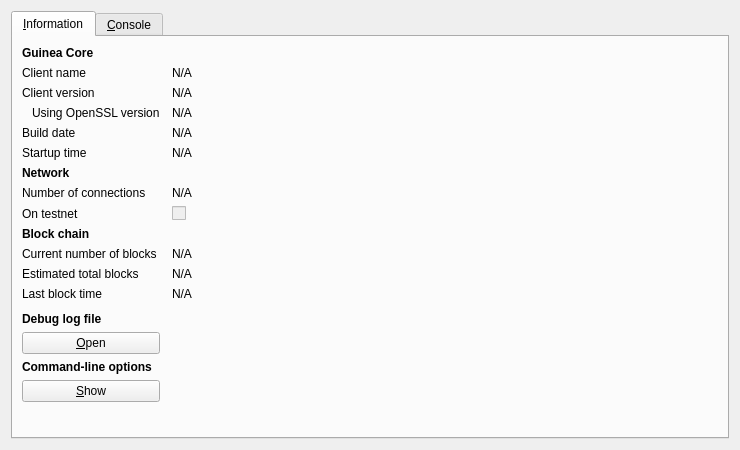
<?xml version="1.0" encoding="UTF-8"?>
<ui version="4.0">
 <class>RPCConsole</class>
 <widget class="QDialog" name="RPCConsole">
  <property name="geometry">
   <rect>
    <x>0</x>
    <y>0</y>
    <width>740</width>
    <height>450</height>
   </rect>
  </property>
  <property name="windowTitle">
   <string>Guinea - Debug window</string>
  </property>
  <layout class="QVBoxLayout" name="verticalLayout_2">
   <item>
    <widget class="QTabWidget" name="tabWidget">
     <property name="currentIndex">
      <number>0</number>
     </property>
     <widget class="QWidget" name="tab_info">
      <attribute name="title">
       <string>&amp;Information</string>
      </attribute>
      <layout class="QGridLayout" name="gridLayout" columnstretch="0,1">
       <property name="horizontalSpacing">
        <number>12</number>
       </property>
       <item row="0" column="0">
        <widget class="QLabel" name="label_9">
         <property name="font">
          <font>
           <weight>75</weight>
           <bold>true</bold>
          </font>
         </property>
         <property name="text">
          <string>Guinea Core</string>
         </property>
        </widget>
       </item>
       <item row="1" column="0">
        <widget class="QLabel" name="label_5">
         <property name="text">
          <string>Client name</string>
         </property>
        </widget>
       </item>
       <item row="1" column="1">
        <widget class="QLabel" name="clientName">
         <property name="cursor">
          <cursorShape>IBeamCursor</cursorShape>
         </property>
         <property name="text">
          <string>N/A</string>
         </property>
         <property name="textFormat">
          <enum>Qt::PlainText</enum>
         </property>
         <property name="textInteractionFlags">
          <set>Qt::LinksAccessibleByMouse|Qt::TextSelectableByKeyboard|Qt::TextSelectableByMouse</set>
         </property>
        </widget>
       </item>
       <item row="2" column="0">
        <widget class="QLabel" name="label_6">
         <property name="text">
          <string>Client version</string>
         </property>
        </widget>
       </item>
       <item row="2" column="1">
        <widget class="QLabel" name="clientVersion">
         <property name="cursor">
          <cursorShape>IBeamCursor</cursorShape>
         </property>
         <property name="text">
          <string>N/A</string>
         </property>
         <property name="textFormat">
          <enum>Qt::PlainText</enum>
         </property>
         <property name="textInteractionFlags">
          <set>Qt::LinksAccessibleByMouse|Qt::TextSelectableByKeyboard|Qt::TextSelectableByMouse</set>
         </property>
        </widget>
       </item>
       <item row="3" column="0">
        <widget class="QLabel" name="label_14">
         <property name="text">
          <string>Using OpenSSL version</string>
         </property>
         <property name="indent">
          <number>10</number>
         </property>
        </widget>
       </item>
       <item row="3" column="1">
        <widget class="QLabel" name="openSSLVersion">
         <property name="cursor">
          <cursorShape>IBeamCursor</cursorShape>
         </property>
         <property name="text">
          <string>N/A</string>
         </property>
         <property name="textFormat">
          <enum>Qt::PlainText</enum>
         </property>
         <property name="textInteractionFlags">
          <set>Qt::LinksAccessibleByMouse|Qt::TextSelectableByKeyboard|Qt::TextSelectableByMouse</set>
         </property>
        </widget>
       </item>
       <item row="4" column="0">
        <widget class="QLabel" name="label_12">
         <property name="text">
          <string>Build date</string>
         </property>
        </widget>
       </item>
       <item row="4" column="1">
        <widget class="QLabel" name="buildDate">
         <property name="cursor">
          <cursorShape>IBeamCursor</cursorShape>
         </property>
         <property name="text">
          <string>N/A</string>
         </property>
         <property name="textFormat">
          <enum>Qt::PlainText</enum>
         </property>
         <property name="textInteractionFlags">
          <set>Qt::LinksAccessibleByMouse|Qt::TextSelectableByKeyboard|Qt::TextSelectableByMouse</set>
         </property>
        </widget>
       </item>
       <item row="5" column="0">
        <widget class="QLabel" name="label_13">
         <property name="text">
          <string>Startup time</string>
         </property>
        </widget>
       </item>
       <item row="5" column="1">
        <widget class="QLabel" name="startupTime">
         <property name="cursor">
          <cursorShape>IBeamCursor</cursorShape>
         </property>
         <property name="text">
          <string>N/A</string>
         </property>
         <property name="textFormat">
          <enum>Qt::PlainText</enum>
         </property>
         <property name="textInteractionFlags">
          <set>Qt::LinksAccessibleByMouse|Qt::TextSelectableByKeyboard|Qt::TextSelectableByMouse</set>
         </property>
        </widget>
       </item>
       <item row="6" column="0">
        <widget class="QLabel" name="label_11">
         <property name="font">
          <font>
           <weight>75</weight>
           <bold>true</bold>
          </font>
         </property>
         <property name="text">
          <string>Network</string>
         </property>
        </widget>
       </item>
       <item row="7" column="0">
        <widget class="QLabel" name="label_7">
         <property name="text">
          <string>Number of connections</string>
         </property>
        </widget>
       </item>
       <item row="7" column="1">
        <widget class="QLabel" name="numberOfConnections">
         <property name="cursor">
          <cursorShape>IBeamCursor</cursorShape>
         </property>
         <property name="text">
          <string>N/A</string>
         </property>
         <property name="textFormat">
          <enum>Qt::PlainText</enum>
         </property>
         <property name="textInteractionFlags">
          <set>Qt::LinksAccessibleByMouse|Qt::TextSelectableByKeyboard|Qt::TextSelectableByMouse</set>
         </property>
        </widget>
       </item>
       <item row="8" column="0">
        <widget class="QLabel" name="label_8">
         <property name="text">
          <string>On testnet</string>
         </property>
        </widget>
       </item>
       <item row="8" column="1">
        <widget class="QCheckBox" name="isTestNet">
         <property name="enabled">
          <bool>false</bool>
         </property>
         <property name="text">
          <string/>
         </property>
        </widget>
       </item>
       <item row="9" column="0">
        <widget class="QLabel" name="label_10">
         <property name="font">
          <font>
           <weight>75</weight>
           <bold>true</bold>
          </font>
         </property>
         <property name="text">
          <string>Block chain</string>
         </property>
        </widget>
       </item>
       <item row="10" column="0">
        <widget class="QLabel" name="label_3">
         <property name="text">
          <string>Current number of blocks</string>
         </property>
        </widget>
       </item>
       <item row="10" column="1">
        <widget class="QLabel" name="numberOfBlocks">
         <property name="cursor">
          <cursorShape>IBeamCursor</cursorShape>
         </property>
         <property name="text">
          <string>N/A</string>
         </property>
         <property name="textFormat">
          <enum>Qt::PlainText</enum>
         </property>
         <property name="textInteractionFlags">
          <set>Qt::LinksAccessibleByMouse|Qt::TextSelectableByKeyboard|Qt::TextSelectableByMouse</set>
         </property>
        </widget>
       </item>
       <item row="11" column="0">
        <widget class="QLabel" name="label_4">
         <property name="text">
          <string>Estimated total blocks</string>
         </property>
        </widget>
       </item>
       <item row="11" column="1">
        <widget class="QLabel" name="totalBlocks">
         <property name="cursor">
          <cursorShape>IBeamCursor</cursorShape>
         </property>
         <property name="text">
          <string>N/A</string>
         </property>
         <property name="textFormat">
          <enum>Qt::PlainText</enum>
         </property>
         <property name="textInteractionFlags">
          <set>Qt::LinksAccessibleByMouse|Qt::TextSelectableByKeyboard|Qt::TextSelectableByMouse</set>
         </property>
        </widget>
       </item>
       <item row="12" column="0">
        <widget class="QLabel" name="label_2">
         <property name="text">
          <string>Last block time</string>
         </property>
        </widget>
       </item>
       <item row="12" column="1">
        <widget class="QLabel" name="lastBlockTime">
         <property name="cursor">
          <cursorShape>IBeamCursor</cursorShape>
         </property>
         <property name="text">
          <string>N/A</string>
         </property>
         <property name="textFormat">
          <enum>Qt::PlainText</enum>
         </property>
         <property name="textInteractionFlags">
          <set>Qt::LinksAccessibleByMouse|Qt::TextSelectableByKeyboard|Qt::TextSelectableByMouse</set>
         </property>
        </widget>
       </item>
       <item row="13" column="0">
        <spacer name="verticalSpacer_2">
         <property name="orientation">
          <enum>Qt::Vertical</enum>
         </property>
         <property name="sizeHint" stdset="0">
          <size>
           <width>20</width>
           <height>20</height>
          </size>
         </property>
        </spacer>
       </item>
       <item row="14" column="0">
        <widget class="QLabel" name="labelDebugLogfile">
         <property name="font">
          <font>
           <weight>75</weight>
           <bold>true</bold>
          </font>
         </property>
         <property name="text">
          <string>Debug log file</string>
         </property>
        </widget>
       </item>
       <item row="15" column="0">
        <widget class="QPushButton" name="openDebugLogfileButton">
         <property name="toolTip">
          <string>Open the Guinea debug log file from the current data directory. This can take a few seconds for large log files.</string>
         </property>
         <property name="text">
          <string>&amp;Open</string>
         </property>
         <property name="autoDefault">
          <bool>false</bool>
         </property>
        </widget>
       </item>
       <item row="16" column="0">
        <widget class="QLabel" name="labelCLOptions">
         <property name="font">
          <font>
           <weight>75</weight>
           <bold>true</bold>
          </font>
         </property>
         <property name="text">
          <string>Command-line options</string>
         </property>
        </widget>
       </item>
       <item row="17" column="0">
        <widget class="QPushButton" name="showCLOptionsButton">
         <property name="toolTip">
          <string>Show the Guinea-Qt help message to get a list with possible Guinea command-line options.</string>
         </property>
         <property name="text">
          <string>&amp;Show</string>
         </property>
         <property name="autoDefault">
          <bool>false</bool>
         </property>
        </widget>
       </item>
       <item row="18" column="0">
        <spacer name="verticalSpacer">
         <property name="orientation">
          <enum>Qt::Vertical</enum>
         </property>
         <property name="sizeHint" stdset="0">
          <size>
           <width>20</width>
           <height>40</height>
          </size>
         </property>
        </spacer>
       </item>
      </layout>
     </widget>
     <widget class="QWidget" name="tab_console">
      <attribute name="title">
       <string>&amp;Console</string>
      </attribute>
      <layout class="QVBoxLayout" name="verticalLayout_3">
       <property name="spacing">
        <number>3</number>
       </property>
       <item>
        <widget class="QTextEdit" name="messagesWidget">
         <property name="minimumSize">
          <size>
           <width>0</width>
           <height>100</height>
          </size>
         </property>
         <property name="readOnly">
          <bool>true</bool>
         </property>
         <property name="tabKeyNavigation" stdset="0">
          <bool>false</bool>
         </property>
         <property name="columnCount" stdset="0">
          <number>2</number>
         </property>
        </widget>
       </item>
       <item>
        <layout class="QHBoxLayout" name="horizontalLayout">
         <property name="spacing">
          <number>3</number>
         </property>
         <item>
          <widget class="QLabel" name="label">
           <property name="text">
            <string notr="true">&gt;</string>
           </property>
          </widget>
         </item>
         <item>
          <widget class="QLineEdit" name="lineEdit"/>
         </item>
         <item>
          <widget class="QPushButton" name="clearButton">
           <property name="maximumSize">
            <size>
             <width>24</width>
             <height>24</height>
            </size>
           </property>
           <property name="toolTip">
            <string>Clear console</string>
           </property>
           <property name="text">
            <string/>
           </property>
           <property name="icon">
            <iconset resource="../Guinea.qrc">
             <normaloff>:/icons/remove</normaloff>:/icons/remove</iconset>
           </property>
           <property name="shortcut">
            <string notr="true">Ctrl+L</string>
           </property>
           <property name="autoDefault">
            <bool>false</bool>
           </property>
          </widget>
         </item>
        </layout>
       </item>
      </layout>
     </widget>
    </widget>
   </item>
  </layout>
 </widget>
 <resources>
  <include location="../Guinea.qrc"/>
 </resources>
 <connections/>
</ui>
